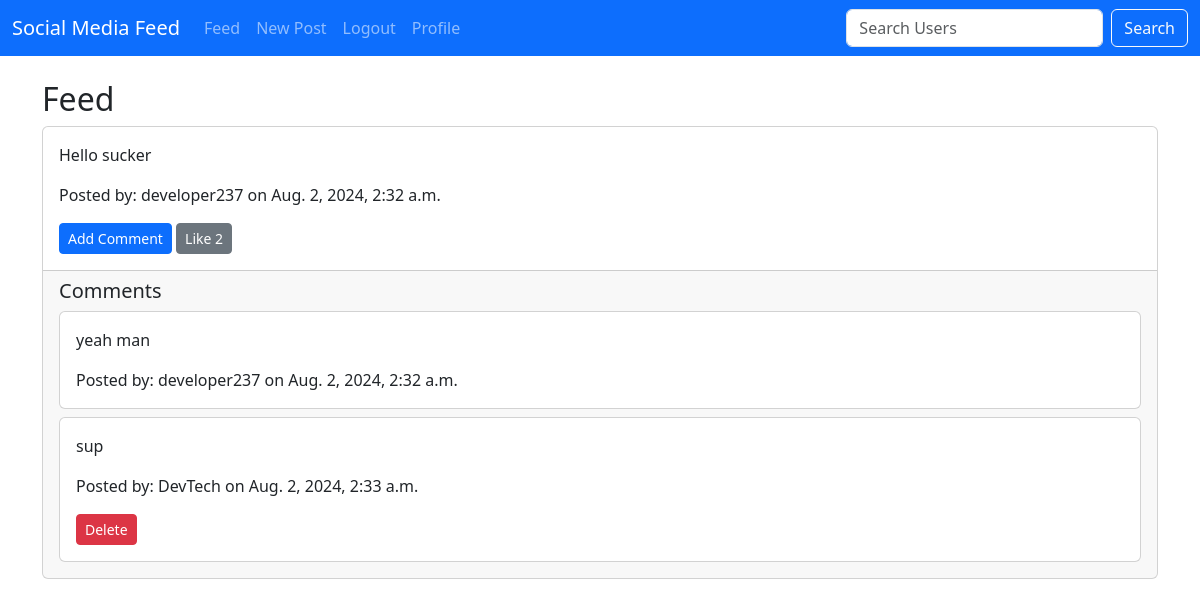
The page /feed/ (signed in) on the database its author committed.
### core/models.py (models this page shows, shortened)
class Post(models.Model):
    content = models.TextField()
    user = models.ForeignKey(User, on_delete=models.CASCADE, related_name='posts')
    created_at = models.DateTimeField(auto_now_add=True)
    updated_at = models.DateTimeField(auto_now=True)

class Comment(models.Model):
    content = models.TextField()
    user = models.ForeignKey(User, on_delete=models.CASCADE, related_name='comments')
    post = models.ForeignKey(Post, on_delete=models.CASCADE, related_name='comments')
    created_at = models.DateTimeField(auto_now_add=True)
    updated_at = models.DateTimeField(auto_now=True)

### core/views.py (the view)
# urls.py: path('feed/', views.feed, name='feed'),
def feed(request):
    posts = Post.objects.all().order_by('-created_at')
    if request.user.is_authenticated:
        return render(request, 'feed.html', {'posts': posts})
    else:
        return render(request, 'guest_feed.html', {'posts': posts})

### template/feed.html (shortened to what this page needs)
{% extends 'base.html' %}
{% block content %}
  <h2>Feed</h2>
  {% for post in posts %}
    <div class="card mb-3">
      <div class="card-body">
        <p class="card-text">{{ post.content }}</p>
        <p class="card-text">Posted by: {{ post.user.username }} on {{ post.created_at }}</p>
        <div class="d-flex justify-content-between">
          <div>
            <a href="{% url 'comment_create' post.pk %}" class="btn btn-primary btn-sm">Add Comment</a>
            <a href="{% url 'like' post.pk %}" class="btn btn-secondary btn-sm">Like {{ post.likes.count }}</a>
          </div>
        </div>
      </div>
      {% if post.comments.exists %}
        <div class="card-footer">
          <h5>Comments</h5>
          {% for comment in post.comments.all %}
            <div class="card mb-2">
              <div class="card-body">
                <p class="card-text">{{ comment.content }}</p>
                <p class="card-text">Posted by: {{ comment.user.username }} on {{ comment.created_at }}</p>
                {% if comment.user == request.user %}
                  <a href="{% url 'comment_delete' comment.pk %}" class="btn btn-danger btn-sm">Delete</a>
                {% endif %}
              </div>
            </div>
          {% endfor %}
        </div>
      {% endif %}
    </div>
  {% endfor %}
{% endblock %}

### rows shown on the page
Post: content "Hello sucker", user.username "developer237", created_at "Aug. 2, 2024, 2:32 a.m.", likes.count "2"
Comment: content "yeah man", user.username "developer237", created_at "Aug. 2, 2024, 2:32 a.m."
Comment: content "sup", user.username "DevTech", created_at "Aug. 2, 2024, 2:33 a.m.", shows "Delete"
